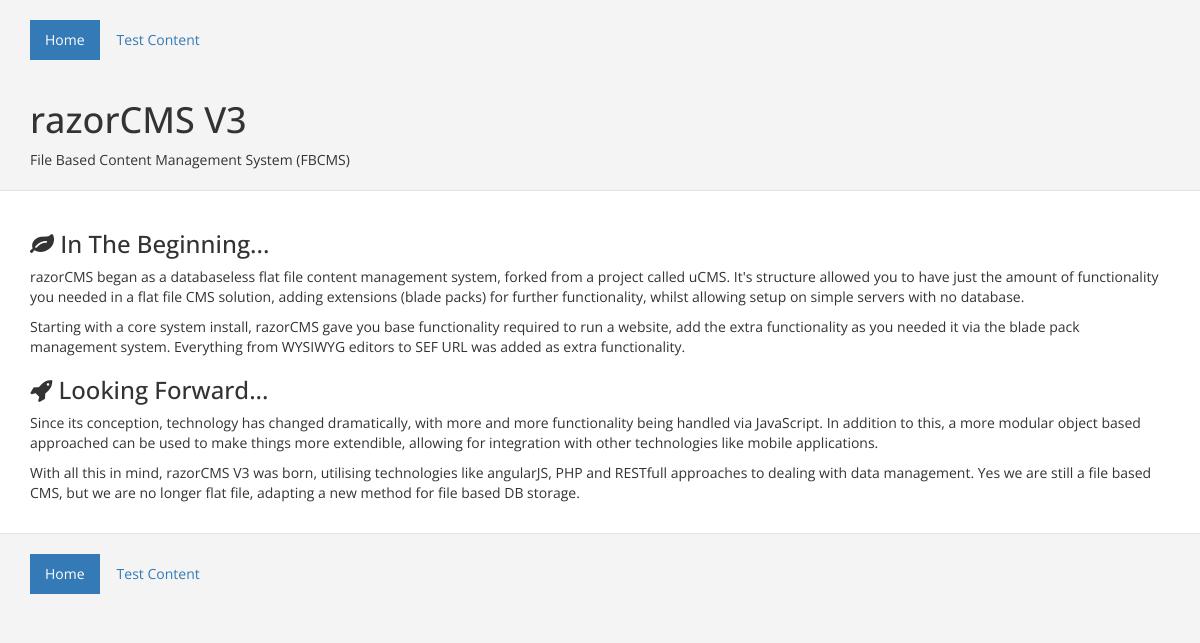
The page / on the database its author committed.
### tables this page shows
CREATE TABLE menu_item (id INTEGER PRIMARY KEY, menu_id INTEGER NOT NULL, position INTEGER NOT NULL, level INTEGER NOT NULL, page_id INTEGER NULL, link_label TEXT NULL, link_url TEXT NULL, link_target TEXT NULL, json_settings TEXT NULL, access_level INTEGER NULL);

CREATE TABLE page_content (id INTEGER PRIMARY KEY, page_id INTEGER NOT NULL, content_id INTEGER NULL, extension TEXT NULL, location TEXT NOT NULL, column INTEGER NOT NULL, position INTEGER NOT NULL, json_settings TEXT NULL, access_level INTEGER NULL);

CREATE TABLE content (id INTEGER PRIMARY KEY, name TEXT NULL, content TEXT NOT NULL, json_settings TEXT NULL, access_level INTEGER NULL);

### index.php (called while the page is built, shortened)
<?php
include_once(RAZOR_BASE_PATH.'library/php/razor/razor_site.php');
include_once(RAZOR_BASE_PATH."library/php/razor/razor_pdo.php");
$site = new RazorSite();
$site->load();
$site->render();

### library/php/razor/razor_pdo.php (called while the page is built, shortened)
<?php if (!defined("RARS_BASE_PATH") && !defined("RAZOR_BASE_PATH")) die("No direct script access to this content");
class RazorPDO extends PDO
{
	private $db_query = null;
	public function query_all($query, $data = array())
	{
		$this->db_query = $this->prepare($query);
		$this->bind_data($data);
		$this->db_query->execute();
		$this->result = $this->db_query->fetchAll(PDO::FETCH_ASSOC);
		return $this->result;
	}
	public function get_first($table, $columns = '*', $where = array())
	{
		$where_string = '';
		if (is_array($where) && !empty($where))
		{
			$where_string = 'WHERE ';
			foreach ($where as $key => $val) $where_string.= "{$key} = :{$key} AND ";
			$where_string = substr($where_string, 0, -5);
		}
		$this->db_query = $this->prepare("SELECT {$columns} FROM {$table} {$where_string}");
		$this->bind_data($where);
		$this->db_query->execute();
		$this->result = $this->db_query->fetch(PDO::FETCH_ASSOC);
		return $this->result;
	}
	public function get_all($table, $columns = '*', $where = array())
	{
		$where_string = '';
		$this->db_query = $this->prepare("SELECT {$columns} FROM {$table} {$where_string}");
		$this->db_query->execute();
		$this->result = $this->db_query->fetchAll(PDO::FETCH_ASSOC);
		return $this->result;
	}
	private function bind_data($data)
	{
		if (!is_array($data)) $this->db_query->bindParam(':id', $data);
		else foreach ($data as $key => $val) $this->db_query->bindValue((substr($key, 0, 1) == ':' ? $key : ":{$key}"), $val);
	}
}

### library/php/razor/razor_site.php (the view, shortened to what this page needs)
<?php if (!defined("RAZOR_BASE_PATH")) die("No direct script access to this content");
class RazorSite
{
	private $link = null;
	private $all_menus = null;
	private $site = null;
	private $page = null;
	private $menu = null;
	private $content = null;
	private $login = false;
	private $logged_in = false;
	private $db = null;
	function __construct()
	{
		$this->link = (isset($_GET["path"]) ? $_GET["path"] : null);
		$this->db = new RazorPDO();
	}
	public function load()
	{
		$this->get_menu_data();
		$this->get_content_data();
	}
	public function render()
	{
		if (!empty($this->page["theme"]) && is_file(RAZOR_BASE_PATH."extension/theme/{$this->page["theme"]}"))
		{
			$manifest = RazorFileTools::read_file_contents(RAZOR_BASE_PATH."extension/theme/{$this->page["theme"]}", "json");
			$view_path = RAZOR_BASE_PATH."extension/theme/{$manifest->handle}/{$manifest->extension}/view/{$manifest->layout}.php";
			if (is_file($view_path)) include_once($view_path);
		}
		else include_once(RAZOR_BASE_PATH."theme/view/default.php");
	}
	public function content($loc, $col)
	{
		foreach ($this->content as $c_data)
		{
			if ($c_data["location"] == $loc && $c_data["column"] == $col)
			{
				if (!empty($c_data["content_id"]))
				{
					echo '<div ng-if="!changed" content-id="'.$c_data["content_id"].'">';
					$content = $this->db->get_first('content', '*', array('id' => $c_data['content_id']));
					echo str_replace("\\n", "", $content["content"]);
					echo '</div>';
				}
				elseif (!empty($c_data["extension"]))
				{
					$manifest = RazorFileTools::read_file_contents(RAZOR_BASE_PATH."extension/{$c_data['extension']}", "json");
					$view_path = RAZOR_BASE_PATH."extension/{$manifest->type}/{$manifest->handle}/{$manifest->extension}/view/{$manifest->view}.php";
					echo '<div ng-if="!changed">';
					include($view_path);
					echo '</div>';
				}
			}
		}
	}
	public function menu($loc)
	{
		foreach ($this->menu[$loc] as $m_item)
		{
			if (!empty($m_item["link_label"]) || (!empty($m_item["page_id"]) && $m_item["page_id.access_level"] <= $this->logged_in && ($m_item["page_id.active"] || $this->logged_in > 5)))
			{
				if (!isset($m_item["sub_menu"]))
				{
					echo '<li '.($this->logged_in < 7 ? '' : 'ng-if="!changed"').' '.($m_item["page_id"] == $this->page["id"] ? ' class="active"' : '').'>';
					echo '<a href="'.(isset($m_item["page_id.link"]) ? RAZOR_BASE_URL.$m_item["page_id.link"] : $m_item["link_url"]).'" target="'.$m_item["link_target"].'" '.($m_item["link_url"] == "#" ? 'onclick="return false;"' : '').'>';
					echo (isset($m_item["page_id.name"]) ? $m_item["page_id.name"] : $m_item["link_label"]);
					echo '</a>';
				}
				echo '</li>';
			}
		}
	}
	public function body()
	{
		if (isset($_GET["preview"]) || (!$this->login && !isset($_COOKIE["token"])))
		{
			echo "<body>";
			return;
		}
		return true;
	}
	private function get_site_data()
	{
		$setting = $this->db->get_all('setting');
		foreach ($setting as $result)
		{
			switch ($result["type"])
			{
				case "bool":
					$this->site[$result["name"]] = (bool) $result["value"];
				break;
				case "int":
					$this->site[$result["name"]] = (int) $result["value"];
				break;
				default:
					$this->site[$result["name"]] = (string) $result["value"];
				break;
			}
		}
	}
	private function get_page_data()
	{
        $where = (empty($this->link) ? array('id' => $this->site["home_page"]) : array('link' => $this->link));
		$page = $this->db->get_first('page', '*', $where);
		if (!empty($page))
		{
			$this->page = $page;
			$this->page['id'] = (int) $this->page['id'];
		}
		else $this->page = null;
	}
	private function get_menu_data()
	{
		$this->menu = array();
		$menus = $this->db->query_all('SELECT a.*'
			.", b.id AS 'page_id.id'"
			.", b.active AS 'page_id.active'"
			.", b.theme AS 'page_id.theme'"
			.", b.name AS 'page_id.name'"
			.", b.title AS 'page_id.title'"
			.", b.link AS 'page_id.link'"
			.", b.keywords AS 'page_id.keywords'"
			.", b.description AS 'page_id.description'"
			.", b.access_level AS 'page_id.access_level'"
			.", b.json_settings AS 'page_id.json_settings'"
			.", c.id AS 'menu_id.id'"
			.", c.name AS 'menu_id.name'"
			.", c.json_settings AS 'menu_id.json_settings'"
			.", c.access_level AS 'menu_id.access_level'"
			.' FROM menu_item AS a'
			.' LEFT JOIN page AS b ON a.page_id = b.id'
			.' LEFT JOIN menu AS c ON a.menu_id = c.id'
			.' ORDER BY position ASC'
		);
		foreach ($menus as $menu)
		{
			if (!isset($this->menu[$menu["menu_id.name"]])) $this->menu[$menu["menu_id.name"]] = array();
			if ($menu["level"] == 1) $this->menu[$menu["menu_id.name"]][] = $menu;
		}
	}
	private function add_new_menu($loc)
	{
		if (in_array($loc, $this->all_menus)) return false;
		$this->db->add_data('menu', array('name' => $loc));
		return true;
	}
	private function get_content_data()
	{
		$this->content = $this->db->query_all('SELECT * FROM page_content WHERE page_id = :page_id ORDER BY position ASC', array('page_id' => $this->page['id']));
	}
	private function get_all_menus()
	{
		$menus = $this->db->get_all('menu');
		$this->all_menus = array();
		foreach ($menus as $menu) $this->all_menus[] = $menu["name"];
	}
}

### theme/view/default.php (shortened to what this page needs)
<!DOCTYPE html>
<html xmlns:ng="http://angularjs.org">
	<head>
		<link type="text/css" rel="stylesheet" href="<?php echo RAZOR_BASE_URL ?>library/style/razor/razor_base.css">
		<link type="text/css" rel="stylesheet" href="<?php echo RAZOR_BASE_URL ?>theme/style/default.css">
	</head>
	<?php $this->body() ?>
		<div class="template-wrapper">
			<div class="template-header">
				<div class="container">
					<div class="row">
						<div class="col-sm-12">
							<div class="template-header-menu">
								<ul class="nav nav-pills mobile-hide-block">
									<?php $this->menu("header"); ?>
								</ul>
							</div>
						</div>
					</div>
					<div class="row">
						<div class="col-sm-4">
							<div class="template-header-content">
								<?php $this->content("header", 1); ?>
							</div>
						</div>
						<div class="col-sm-4">
						</div>
						<div class="col-sm-4">
						</div>
					</div>
				</div>
			</div>
			<div class="template-main">
				<div class="container">
					<div class="row">
						<div class="col-sm-12">
							<div class="template-main-content">
								<?php $this->content("main", 1); ?>
							</div>
						</div>
					</div>
				</div>
			</div>
			<div class="template-footer">
				<div class="container">
					<div class="row">
						<div class="col-sm-12">
							<div class="template-footer-menu">
								<ul class="nav nav-pills mobile-hide-block">
								</ul>
							</div>
						</div>
					</div>
					<div class="row">
						<div class="col-sm-12">
						</div>
					</div>
				</div>
			</div>
		</div>
	</body>
</html>

### theme/style/default.css (style rules this page uses)
body { background-color:#F4F4F4 }
body .template-header { background-color:#F4F4F4;padding-top:20px;padding-bottom:10px;border-bottom:1px solid #E2E2E2 }
body .template-header .template-header-menu { margin-bottom:20px }
body .template-main { padding-top:20px;padding-bottom:20px;background-color:#FFF }
body .template-footer { padding-top:20px;background-color:#F4F4F4;border-top:1px solid #E2E2E2;margin-bottom:20px }
body .template-footer .template-footer-menu { margin-bottom:20px }

### rows shown on the page
menu_item: page_id "Home"
menu_item: page_id "Test Content"
page_content: content.content "razorCMS V3 File Based Content Management System (FBCMS)"
page_content: content.content "In The Beginning... razorCMS began as a databaseless flat file content management system, forked from a project called uCMS. It's structure allowed you to have just the amount of functionality you needed in a flat file CMS solution, adding extensions (blade packs) for further functionality, whilst allowing setup on simple servers with no database. Starting with a core system install, razorCMS gave you base functionality required to run a website, add the extra functionality as you needed it via the blade pack management system. Everything from WYSIWYG editors to SEF URL was added as extra functionality."
page_content: content.content "Looking Forward... Since its conception, technology has changed dramatically, with more and more functionality being handled via JavaScript. In addition to this, a more modular object based approached can be used to make things more extendible, allowing for integration with other technologies like mobile applications. With all this in mind, razorCMS V3 was born, utilising technologies like angularJS, PHP and RESTfull approaches to dealing with data management. Yes we are still a file based CMS, but we are no longer flat file, adapting a new method for file based DB storage."
menu_item: page_id "Home"
menu_item: page_id "Test Content"
